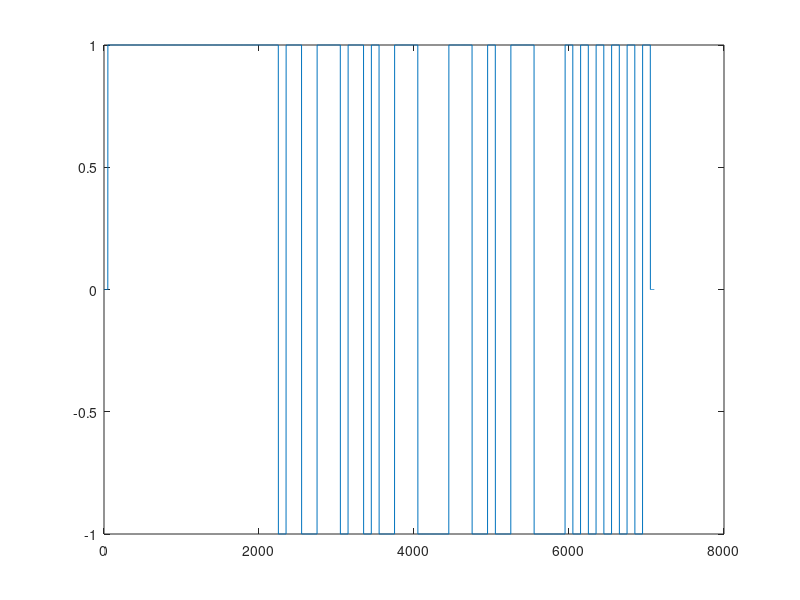

Write MATLAB code to recreate this figure.
T = 100; % samples per symbol

freqSync = ones(1, 20);
timingSync = [1 1 -1 1 1 -1 -1 1 1 1 -1 1 1 -1 1 -1 -1 1 1 1];
frameSync = [-1 -1 -1 -1 1 1 1 -1 -1 1 -1 -1 1 1 1 -1 -1 -1 -1];
pilot = [1 -1 1 -1 1 -1 1 -1 1 -1];
message = [1];


symbols = [freqSync timingSync frameSync pilot message];

nSamples = T*(length(symbols) + 1);
Xi = 1:nSamples;
X = zeros(1, nSamples);

for i = 1:length(symbols)
    t = T*i;
    X = X + symbols(i) * rectpuls(Xi - t, T);
end

plot(Xi, X);

transmitsignal = X;
save('transmitsignal.mat', 'transmitsignal');
